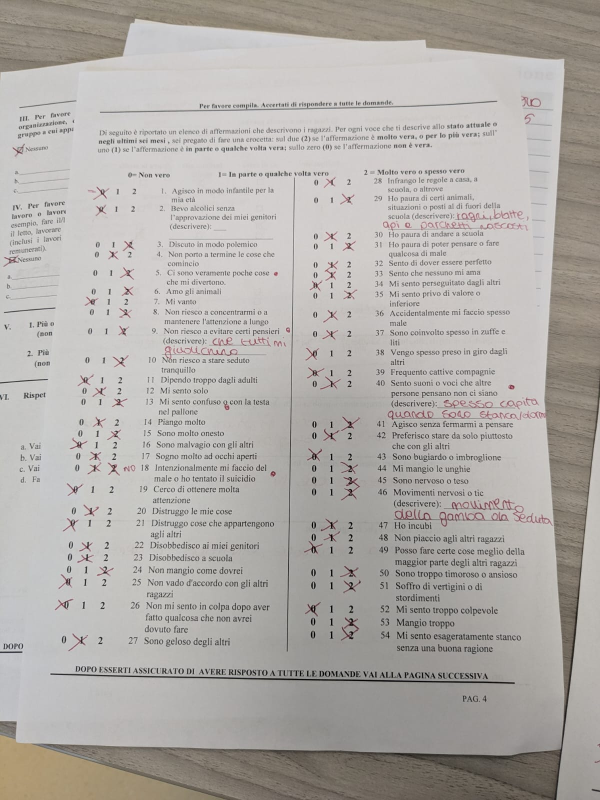
#> input picture TEST1/WhatsApp Image 2026-03-22 at 03.15.39.jpeg, 1200 x 1600 px (shown at 1/2 size); its folder holds only this picture in this run
$ python verify_calibration.py   (older library calls are emulated)
#> lines starting #> are read from the running program, lines starting #| are printed output that depends on the picture; after the words box and inside, x2 and y2 are one past the last pixel; in counts of white or black regions, pixels touching at a corner belong together
### smart_ocr/core/preprocessor.py
"""
core/preprocessor.py

Pipeline di pre-processing fotografico per questionari CBCL.
Input:  path immagine o array numpy BGR
Output: immagine numpy grayscale raddrizzata, pulita, normalizzata

PIPELINE v2.1:
  1. Caricamento e validazione formato
  2. White Balance automatico (xphoto)
  3. Rimozione inchiostro rosso
  4. Rimozione ombre (shadow removal)
  5. Conversione LAB → CLAHE su canale L → grayscale migliorato
  6. Denoising (bilateralFilter)
  7. Deskew (raddrizzamento rotazione)
  8. Normalizzazione risoluzione
  9. Miglioramento contrasto (CLAHE)

NOTE: Boundary detection e perspective correction sono ora in boundary_detector.py.
      Template alignment è ora in template_aligner.py.
"""

import cv2
import numpy as np
from pathlib import Path
from typing import Union, Tuple, Optional


# Risoluzione target: A4 a 300 DPI
TARGET_WIDTH = 2480
TARGET_HEIGHT = 3508
A4_ASPECT_RATIO = TARGET_HEIGHT / TARGET_WIDTH  # 1.4145


class PreprocessingError(Exception):
    """Eccezione specifica per errori di preprocessing."""
    pass


def load_image(source: Union[str, Path, np.ndarray]) -> np.ndarray:
    """
    Carica immagine da path o accetta array numpy.
    Gestisce JPEG, PNG, HEIC (via Pillow fallback).

    Returns: array BGR uint8
    Raises: PreprocessingError se il file non è leggibile
    """
    if isinstance(source, np.ndarray):
        return source.copy()

    path = Path(source)
    if not path.exists():
        raise PreprocessingError(f"File non trovato: {path}")

    # Prova cv2 diretto (JPEG, PNG, BMP, TIFF)
    img = cv2.imread(str(path))

    # Fallback Pillow per HEIC e formati non standard
    if img is None:
        try:
            from PIL import Image
            pil_img = Image.open(path).convert("RGB")
            img = cv2.cvtColor(np.array(pil_img), cv2.COLOR_RGB2BGR)
        except Exception as e:
            raise PreprocessingError(f"Impossibile aprire {path}: {e}")

    if img is None:
        raise PreprocessingError(f"Formato immagine non supportato: {path}")

    return img


def remove_red_ink(img_bgr: np.ndarray) -> np.ndarray:
    """
    Rimuove segni in inchiostro rosso dalla foto.
    Utile per feature matching: i segni dell'utente non devono
    interferire con il matching al template pulito.
    Usa inpainting sui pixel rossi in HSV.
    """
    hsv = cv2.cvtColor(img_bgr, cv2.COLOR_BGR2HSV)
    # Rosso wrappa in HSV: 0-10 e 170-180
    mask1 = cv2.inRange(hsv, (0, 50, 50), (10, 255, 255))
    mask2 = cv2.inRange(hsv, (170, 50, 50), (180, 255, 255))
    red_mask = mask1 | mask2

    if cv2.countNonZero(red_mask) > 0:
        return cv2.inpaint(img_bgr, red_mask, 3, cv2.INPAINT_TELEA)
    return img_bgr


def white_balance(img_bgr: np.ndarray) -> np.ndarray:
    """
    Applica white balance automatico per normalizzare il colore
    su foto con illuminazione calda/fredda/fluorescente.
    Usa SimpleWB da opencv-contrib (xphoto).
    """
    try:
        wb = cv2.xphoto.createSimpleWB()
        return wb.balanceWhite(img_bgr)
    except AttributeError:
        # opencv-contrib non disponibile, skip
        return img_bgr


def remove_shadows(img_bgr: np.ndarray) -> np.ndarray:
    """
    Rimuove ombre dalla foto stimando lo sfondo per canale.
    Utile per foto con illuminazione laterale o ombra della mano.
    Ottimizzato: stima sfondo su immagine ridotta, poi applica a full-res.
    """
    h, w = img_bgr.shape[:2]
    # Downsample per velocizzare medianBlur (bottleneck)
    scale = min(1.0, 800.0 / w)
    if scale < 1.0:
        small = cv2.resize(img_bgr, None, fx=scale, fy=scale, interpolation=cv2.INTER_AREA)
    else:
        small = img_bgr

    result = np.zeros_like(img_bgr)
    for c in range(3):
        dilated = cv2.dilate(small[:, :, c], np.ones((7, 7), np.uint8))
        bg_small = cv2.medianBlur(dilated, 21)
        if scale < 1.0:
            bg = cv2.resize(bg_small, (w, h), interpolation=cv2.INTER_LINEAR)
        else:
            bg = bg_small
        diff = 255 - cv2.absdiff(img_bgr[:, :, c], bg)
        result[:, :, c] = cv2.normalize(diff, None, 0, 255, cv2.NORM_MINMAX)
    return result


# [11 lines left out: function check_image_quality, not called in this run]


def to_grayscale_via_lab(img_bgr: np.ndarray) -> np.ndarray:
    """
    Converte BGR in grayscale usando il canale L di LAB.
    Il canale L rappresenta la luminosita percepita,
    piu robusto alle variazioni di colore rispetto a cv2.cvtColor(BGR2GRAY).
    Applica CLAHE sul canale L per normalizzare illuminazione non uniforme.
    """
    if len(img_bgr.shape) == 2:
        return img_bgr

    lab = cv2.cvtColor(img_bgr, cv2.COLOR_BGR2LAB)
    l_channel = lab[:, :, 0]

    # CLAHE sul canale L: normalizza illuminazione non uniforme
    clahe = cv2.createCLAHE(clipLimit=2.0, tileGridSize=(16, 16))
    l_enhanced = clahe.apply(l_channel)

    return l_enhanced


# [5 lines left out: function to_grayscale, not called in this run]


def denoise(gray: np.ndarray) -> np.ndarray:
    """
    Riduce rumore fotografico mantenendo i bordi netti.
    bilateralFilter: ~50ms vs fastNlMeansDenoising ~6000ms.
    """
    return cv2.bilateralFilter(gray, d=5, sigmaColor=75, sigmaSpace=75)


# [14 lines left out: function binarize_adaptive, not called in this run]


def deskew(gray: np.ndarray) -> Tuple[np.ndarray, float]:
    """
    Rileva e corregge la rotazione del foglio.
    Usa momenti dell'immagine binarizzata per calcolare l'angolo.

    Returns: (immagine raddrizzata, angolo_correzione_gradi)
    """
    # Inverti per avere testo bianco su nero (necessario per momenti)
    thresh = cv2.threshold(gray, 0, 255, cv2.THRESH_BINARY_INV + cv2.THRESH_OTSU)[1]

    # Trova coordinate dei pixel bianchi
    coords = np.column_stack(np.where(thresh > 0))
    if len(coords) < 100:
        return gray, 0.0

    # Calcola angolo con minAreaRect
    angle = cv2.minAreaRect(coords)[-1]

    # Normalizza angolo tra -45 e 45
    if angle < -45:
        angle = 90 + angle
    elif angle > 45:
        angle = angle - 90

    # Limita correzione a max ±30° (oltre è probabilmente un errore)
    if abs(angle) > 30:
        return gray, 0.0

    # Applica rotazione
    h, w = gray.shape
    center = (w // 2, h // 2)
    M = cv2.getRotationMatrix2D(center, -angle, 1.0)
    rotated = cv2.warpAffine(
        gray, M, (w, h),
        flags=cv2.INTER_CUBIC,
        borderMode=cv2.BORDER_REPLICATE
    )
    return rotated, angle


# [163 lines left out: function detect_grid_offsets, not called in this run]


def normalize_resolution(img: np.ndarray, target_width: int = TARGET_WIDTH) -> np.ndarray:
    """
    Ridimensiona a larghezza standard mantenendo aspect ratio.
    Necessario per garantire che le coordinate della griglia siano sempre valide.
    """
    h, w = img.shape[:2]
    if w == target_width:
        return img

    scale = target_width / w
    new_h = int(h * scale)

    # Usa INTER_AREA per downscale, INTER_CUBIC per upscale
    interp = cv2.INTER_AREA if scale < 1 else cv2.INTER_CUBIC
    return cv2.resize(img, (target_width, new_h), interpolation=interp)


def enhance_contrast(gray: np.ndarray) -> np.ndarray:
    """
    Migliora il contrasto locale con CLAHE.
    clipLimit=2.0 evita amplificazione del rumore.
    tileGridSize=(8,8) opera su zone di ~300px su A4 300dpi.
    """
    clahe = cv2.createCLAHE(clipLimit=2.0, tileGridSize=(16, 16))
    return clahe.apply(gray)


def preprocess_full_pipeline(
    source: Union[str, Path, np.ndarray],
    debug: bool = False
) -> Tuple[np.ndarray, dict]:
    """
    Esegue l'intera pipeline di preprocessing v2.1.

    NOTE: Boundary detection e perspective correction sono gestiti esternamente
    da boundary_detector.py (FASE 1-2 in app.py). Questa funzione assume
    che l'input sia già perspective-corrected oppure raw.

    Args:
        source: path file immagine o array numpy (BGR o grayscale)
        debug: se True, salva immagini intermedie in /tmp/smart_ocr_debug/

    Returns:
        (immagine_elaborata_grayscale, metadata_dict)

        metadata_dict contiene:
        - 'original_size': (w, h) originale
        - 'final_size': (w, h) finale
        - 'deskew_angle': angolo correzione rotazione
        - 'warnings': lista di avvisi
    """
    warnings = []
    metadata = {}

    # Step 1: Carica
    img_bgr = load_image(source)
    h0, w0 = img_bgr.shape[:2]
    metadata['original_size'] = (w0, h0)

    if debug:
        _save_debug(img_bgr, "01_original")

    # Step 2: White Balance automatico
    img_bgr = white_balance(img_bgr)
    if debug:
        _save_debug(img_bgr, "02_white_balanced")

    # Step 2b: Rimozione inchiostro rosso
    img_bgr = remove_red_ink(img_bgr)

    # Step 3: Rimozione ombre
    img_bgr = remove_shadows(img_bgr)
    if debug:
        _save_debug(img_bgr, "03_shadow_removed")

    # Step 4: Conversione grayscale via LAB (illuminazione normalizzata)
    gray = to_grayscale_via_lab(img_bgr)

    # Step 5: Denoising (bilateralFilter, ~50ms)
    gray = denoise(gray)
    if debug:
        _save_debug(gray, "04_denoised")

    # Step 6: Deskew
    gray, angle = deskew(gray)
    metadata['deskew_angle'] = angle
    if abs(angle) > 15:
        warnings.append(f"Rotazione elevata rilevata: {angle:.1f}. Foto piu diritta migliora l'accuratezza.")

    # Step 7: Normalizza risoluzione se necessario
    gray = normalize_resolution(gray, TARGET_WIDTH)

    # Step 8: Migliora contrasto
    gray = enhance_contrast(gray)

    h1, w1 = gray.shape
    metadata['final_size'] = (w1, h1)
    metadata['aspect_ratio'] = h1 / w1 if w1 > 0 else 0
    metadata['warnings'] = warnings

    if debug:
        _save_debug(gray, "08_final")

    return gray, metadata


def _save_debug(img: np.ndarray, name: str):
    """Salva immagine di debug."""
    import tempfile
    debug_dir = Path(tempfile.gettempdir()) / "smart_ocr_debug"
    debug_dir.mkdir(exist_ok=True)
    cv2.imwrite(str(debug_dir / f"{name}.jpg"), img)

### smart_ocr/scripts/verify_calibration.py
"""
Script di verifica calibrazione griglia.
Preprocessa una foto TEST1 e sovrappone la griglia per ispezione visuale.
"""
import sys
from pathlib import Path

# Aggiungi parent al path per import moduli
sys.path.insert(0, str(Path(__file__).parent.parent))

import cv2
from core.preprocessor import preprocess_full_pipeline
from core.grid_extractor import visualize_grid_overlay


def verify(photo_path: str, page: str = "page_4", output_path: str = None):
    print(f"Preprocessing: {photo_path}")
    gray, metadata = preprocess_full_pipeline(photo_path, debug=True)
#> in load_image, img is the input picture: shape (1600, 1200, 3); mean B, G, R 168.5, 172.4, 176.3
#> in remove_red_ink, `mask1 = cv2.inRange(hsv, (0, 50, 50), (10, 255, 255))`:
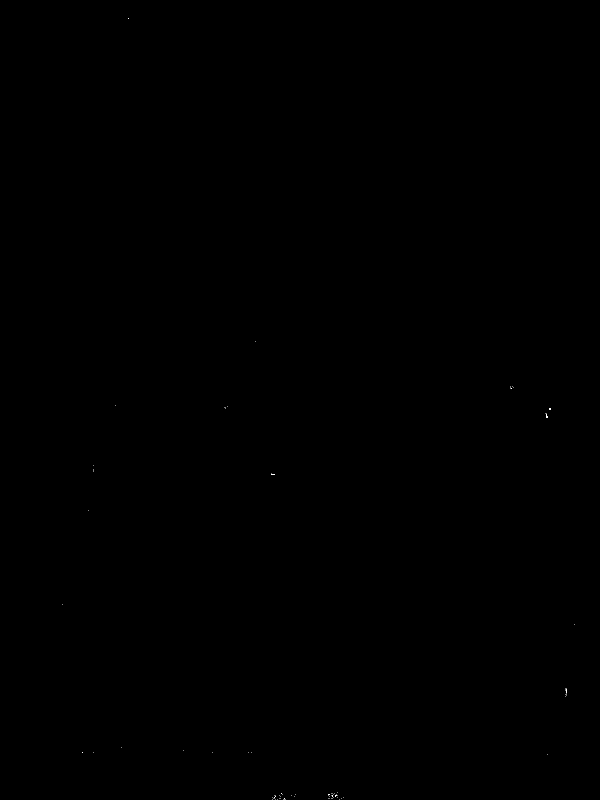
#> mask1: shape (1600, 1200) (shown at 1/2 size); 0.01% white in thin lines or dots, all inside (x1, y1, x2, y2) = (124, 37, 1149, 1600)
#> after the loop in remove_shadows, `for c in range(3):`:
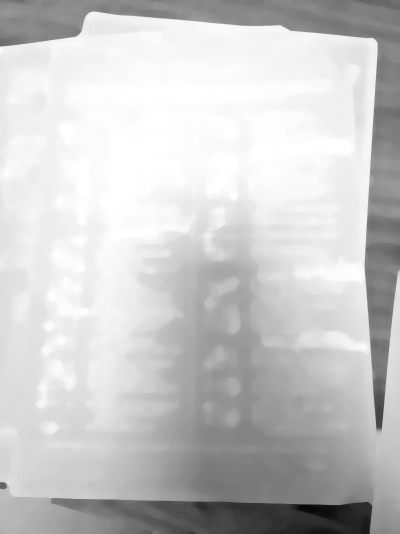
#> bg_small: shape (1067, 800) (shown at 1/2 size); min 7, max 255, mean 201.3
#> in to_grayscale_via_lab, `l_enhanced = clahe.apply(l_channel)`:
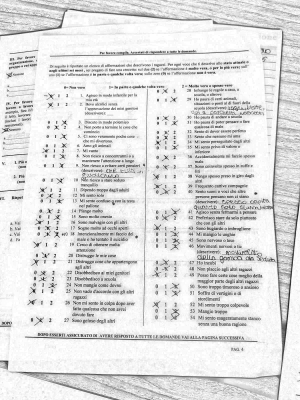
#> l_enhanced: shape (1600, 1200) (shown at 1/4 size); min 1, max 255, mean 223.3
#> in deskew, `thresh = cv2.threshold(gray, 0, 255, cv2.THRESH_BINARY_INV + cv2.THRES..`:
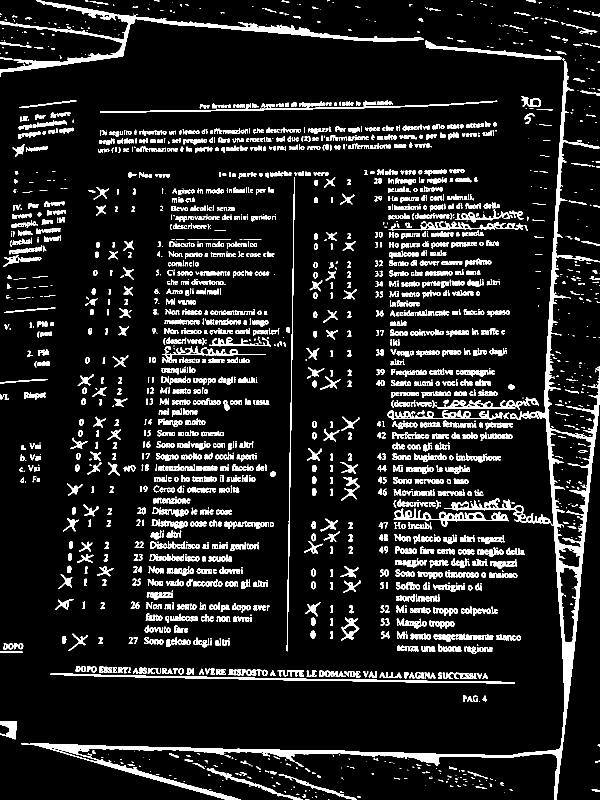
#> thresh: shape (1600, 1200) (shown at 1/2 size); 10.8% white; 2422 white regions (704 under 20 px), largest, box (x1, y1, x2, y2) and area: (42, 122, 1200, 1600) 30622, (0, 29, 847, 154) 9189, (100, 1347, 1030, 1368) 3434
#> in deskew, `coords = np.column_stack(np.where(thresh > 0))`: coords = 206409 pairs, first value 0 to 1599, second value 0 to 1199
#> in deskew, `angle = cv2.minAreaRect(coords)[-1]`: angle = -90
#> in deskew, `angle = 90 + angle`: angle = 0
#> in deskew, `M = cv2.getRotationMatrix2D(center, -angle, 1.0)`: M = [[1, 0, 0], [0, 1, 0]]
#> in preprocess_full_pipeline, `gray, angle = deskew(gray)`: angle = 0
#> in enhance_contrast, `return clahe.apply(gray)`:
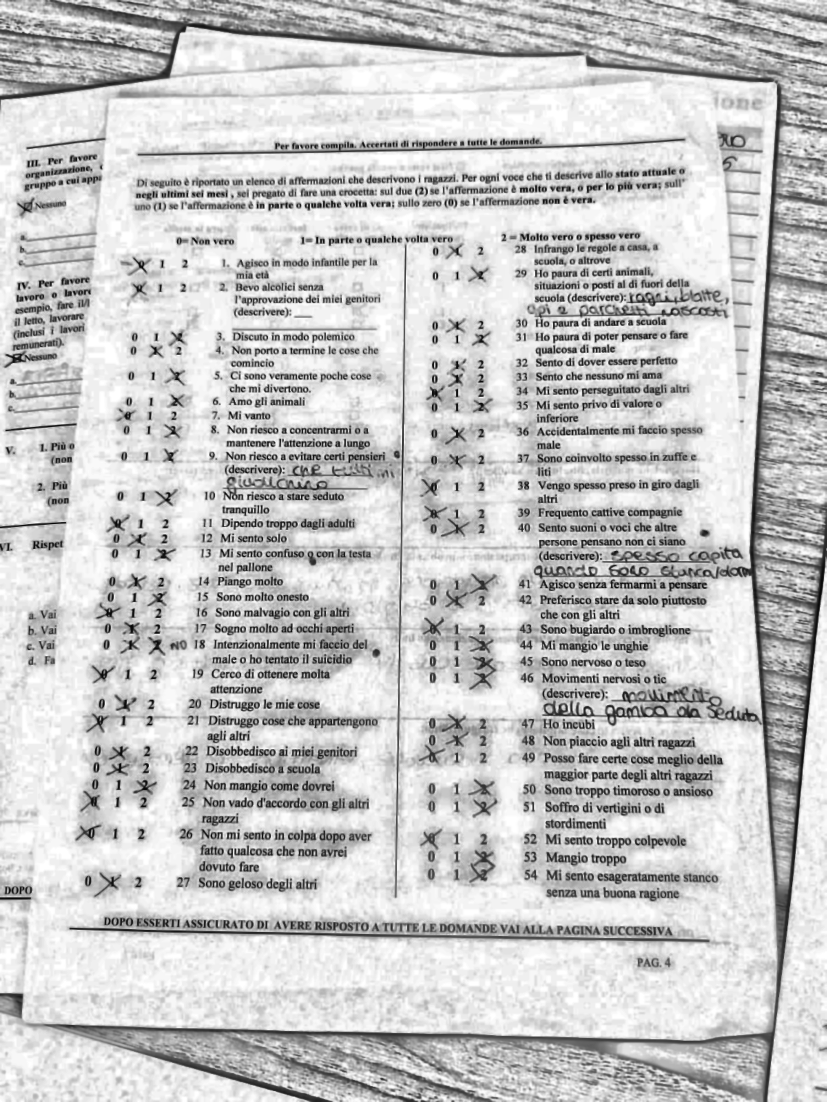
#> returned value: shape (3306, 2480) (shown at 1/3 size); min 0, max 255, mean 198.8
#> metadata = {'original_size': (1200, 1600), 'deskew_angle': 0, 'final_size': (2480, 3306), 'aspect_ratio': 1.33, 'warnings': []}
    print(f"  Dimensione originale: {metadata['original_size']}")
#|   Dimensione originale: (1200, 1600)
    print(f"  Dimensione finale: {metadata['final_size']}")
#|   Dimensione finale: (2480, 3306)
    print(f"  Deskew: {metadata['deskew_angle']:.2f}°")
#|   Deskew: 0.00°
#> (the run stopped early here; a loop or call above may not have finished)

$ run again, on TEST1/WhatsApp Image 2026-03-22 at 03.15.40 (1).jpeg
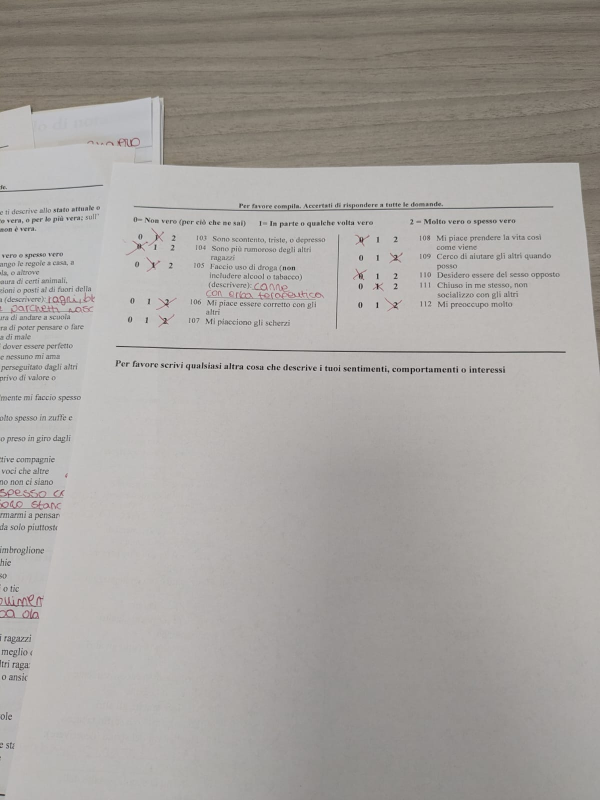
#> input picture TEST1/WhatsApp Image 2026-03-22 at 03.15.40 (1).jpeg, 1200 x 1600 px (shown at 1/2 size)
#> in load_image, img is the input picture: shape (1600, 1200, 3); mean B, G, R 158.9, 162.6, 166.3
#> hsv: shape (1600, 1200, 3); mean H, S, V 65.9, 23.4, 167.6
#> in remove_red_ink, `mask1 = cv2.inRange(hsv, (0, 50, 50), (10, 255, 255))`:
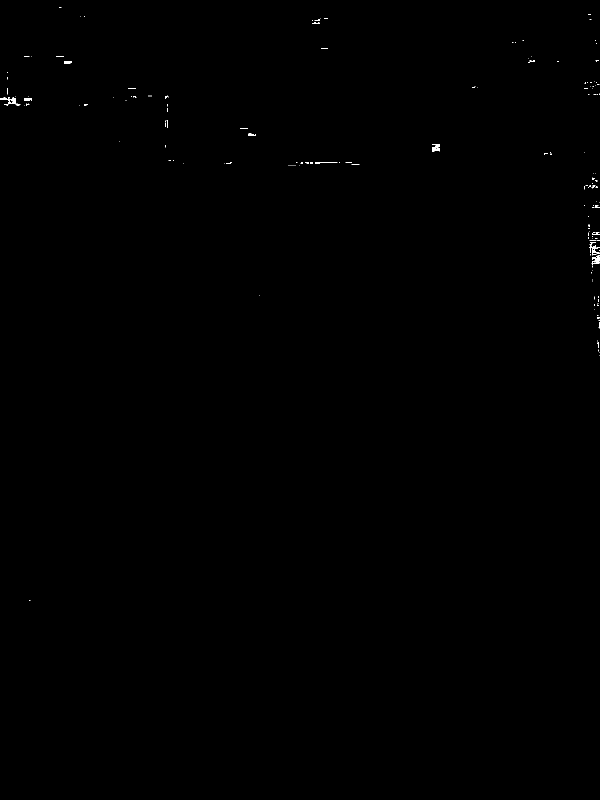
#> mask1: shape (1600, 1200) (shown at 1/2 size); 0.11% white in thin lines or dots, all inside (x1, y1, x2, y2) = (0, 15, 1200, 1202)
#> mask2: shape (1600, 1200); 0.08% white in thin lines or dots, all inside (x1, y1, x2, y2) = (0, 208, 803, 1235)
#> red_mask: shape (1600, 1200); 0.18% white in thin lines or dots, all inside (x1, y1, x2, y2) = (0, 15, 1200, 1235)
#> lab: shape (1600, 1200, 3); mean of channels 0, 1, 2 240.9, 127.9, 127.4
#> thresh: shape (1600, 1200); 7.3% white; 1355 white regions (635 under 20 px), largest, box (x1, y1, x2, y2) and area: (318, 179, 1200, 744) 20703, (285, 9, 974, 50) 8145, (398, 210, 1200, 274) 5159
#> coords = 139392 pairs, first value 0 to 1592, second value 0 to 1199
#> in deskew, `angle = cv2.minAreaRect(coords)[-1]`: angle = -90
#> in deskew, `angle = 90 + angle`: angle = 0
#> M = [[1, 0, 0], [0, 1, 0]]
#> in preprocess_full_pipeline, `gray, angle = deskew(gray)`: angle = 0
#> in enhance_contrast, `return clahe.apply(gray)`:
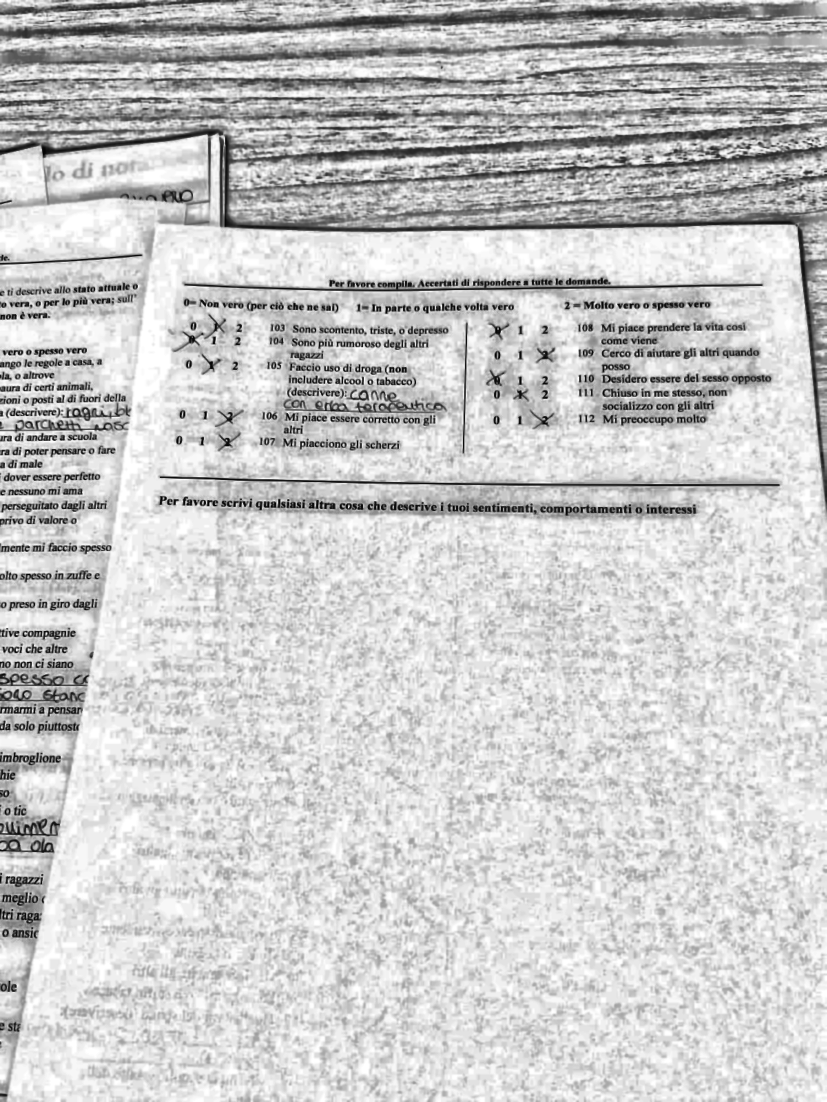
#> returned value: shape (3306, 2480) (shown at 1/3 size); min 0, max 255, mean 201.8
#> metadata = {'original_size': (1200, 1600), 'deskew_angle': 0, 'final_size': (2480, 3306), 'aspect_ratio': 1.33, 'warnings': []}
#|   Dimensione originale: (1200, 1600)
#|   Dimensione finale: (2480, 3306)
#|   Deskew: 0.00°
